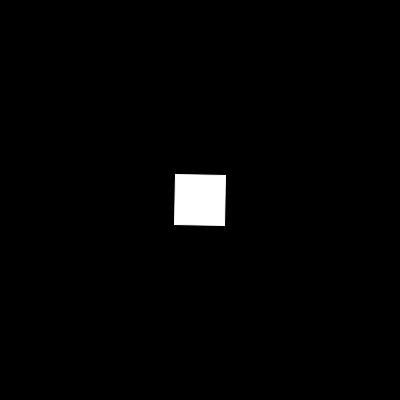
Frame 1 (no input)
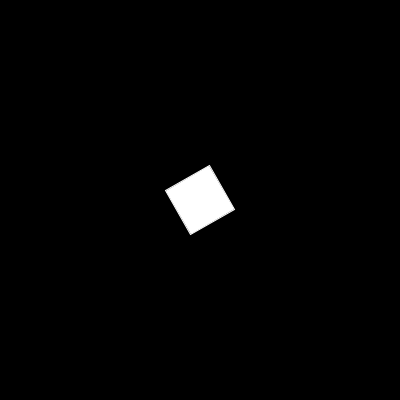
Frame 60 (the mouse pressed at the canvas centre just before this capture)
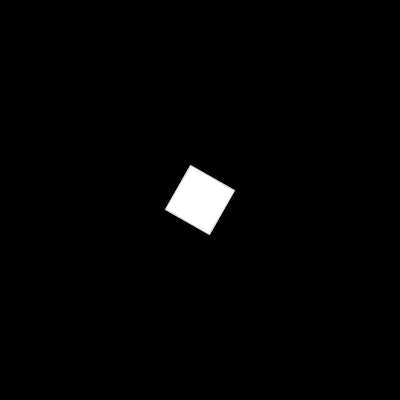
Frame 120 (the mouse held since frame 60 and released just before this capture)

The Processing sketch that drew these frames (run headless with seeded random() and noise(); from frame 60 on, the mouse is pressed at the canvas centre):

// Processing sketch: rotateRect
// ── rotateRect.pde
float counter;
int sz = 50;

void setup()
{
  counter=0.0;
  size(400,400);
  fill(255);
  stroke(255);
}

void draw()
{
  background(0);
  counter++;
  translate(width/2, height/2);
  rotate(counter*TWO_PI/360);
  translate(-sz/2, -sz/2);
  rect(0, 0, sz, sz);
} 
